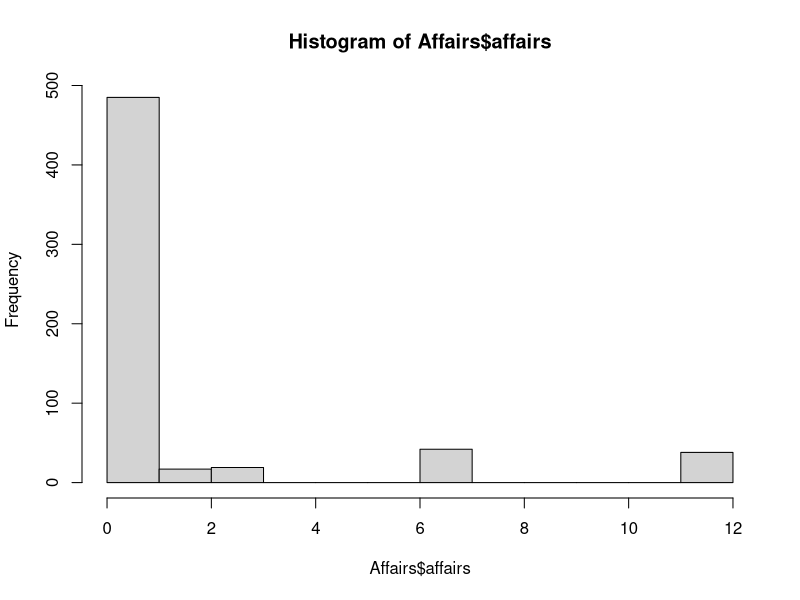
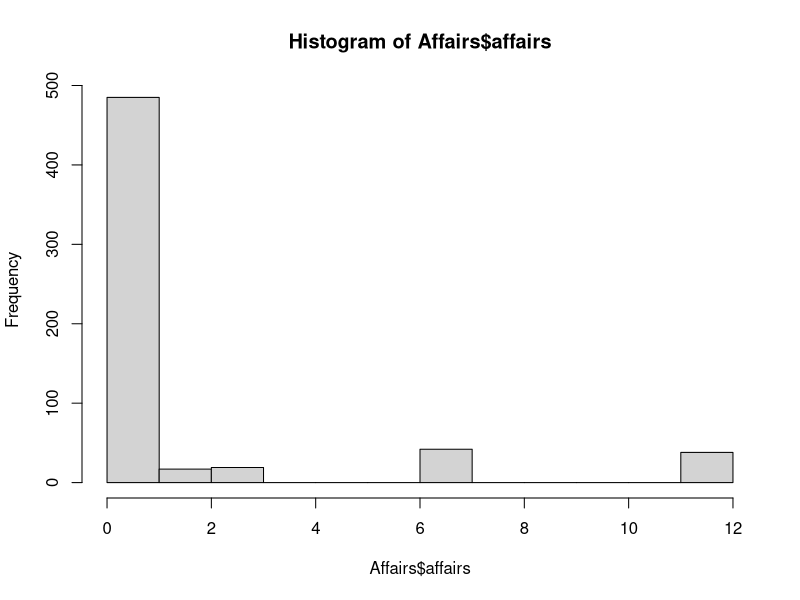
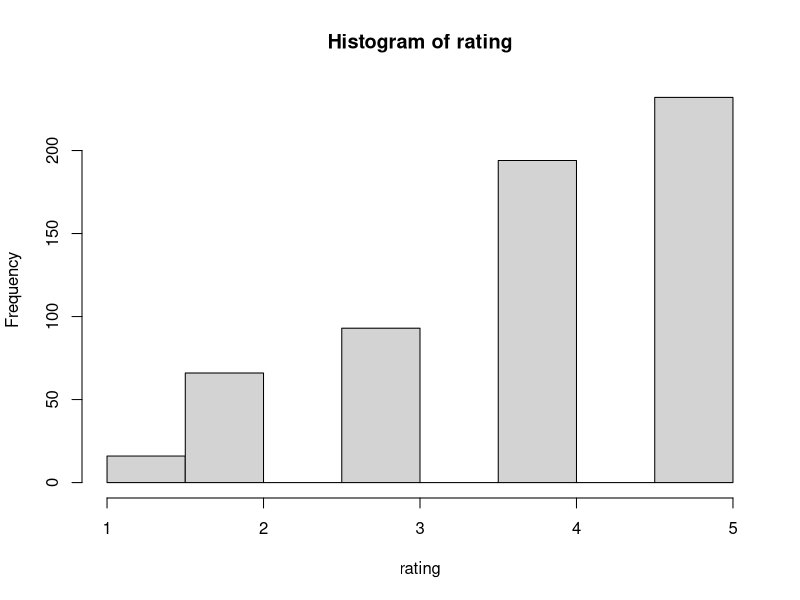
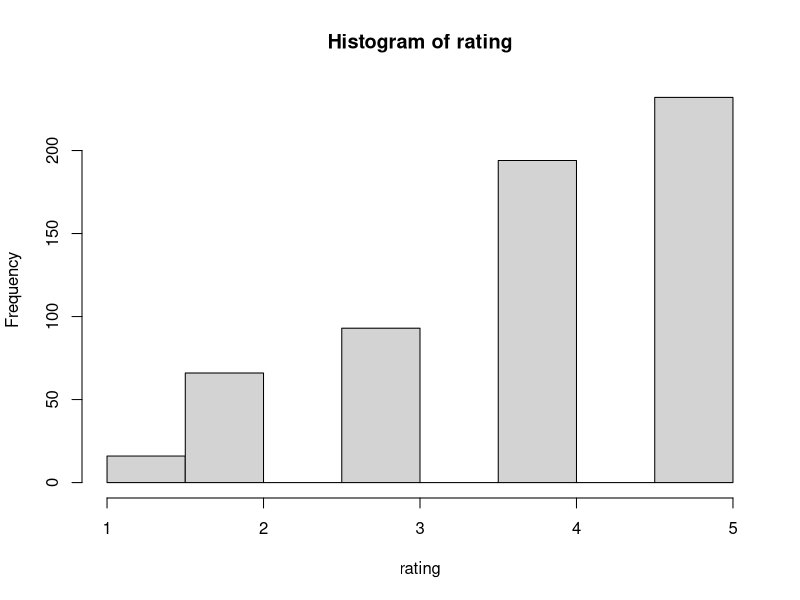

Write R code to recreate these figures, in order.
library(AER)
data("Affairs")
attach(Affairs)
names(Affairs)
plot(hist(Affairs$affairs))
fm.tobit <- tobit(affairs ~ age + yearsmarried + 
                    religiousness + occupation + rating)
summary(fm.tobit)
occupation
rating
# Expected number of affairs if rel = 3
# Everything else at mean
mean(age) # 32.5
mean(yearsmarried) # 8.2
mean(occupation) # 4.2
mean(rating) # 3.9
plot(hist(rating))
sigma <- 8.247
yhat.ols <- 8.2 - 0.18*32.5 +0.55*8.2 - 1.69*3 +
  0.33*4.2 - 2.28*3.9
yhat.ols
yhat.ols2 <- 8.2 - 0.18*32.5 +0.55*8.2 - 1.69*4 +
  0.33*4.2 - 2.28*3.9
yhat.ols2
# Expected affairs if rel=3
pnorm(yhat.ols/sigma)*yhat.ols + sigma*dnorm(yhat.ols/sigma)
# Expected affairs if rel=4
pnorm(yhat.ols2/sigma)*yhat.ols2 + sigma*dnorm(yhat.ols2/sigma)
